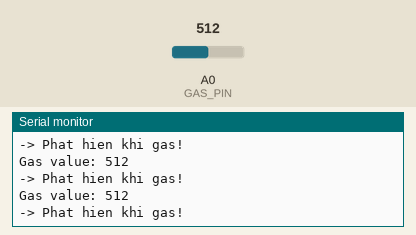
Simulated run of this sketch. Board: Arduino Uno, built with avr-gcc and run on an emulated ATmega328P. Shown: the last lines printed to the serial monitor. The inputs (shaded band) are chosen by the test bench; at power-on: A0 (GAS_PIN) = 512.

Above: at 1.3 s.
1.4 s: A0 (GAS_PIN) set to 390
At 2.2 s:
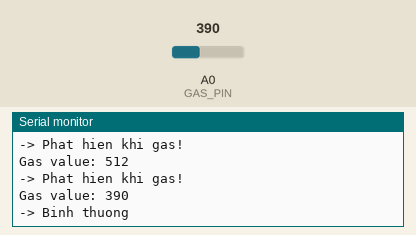
3.8 s: A0 (GAS_PIN) set to 411
At 4.5 s:
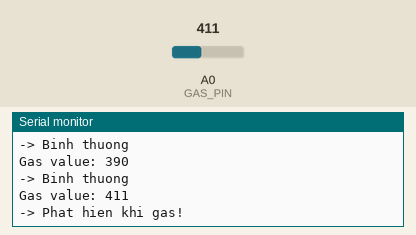
Timing chart, 0 to 6.8 s (numbered marks = the images above; inputs shaded):
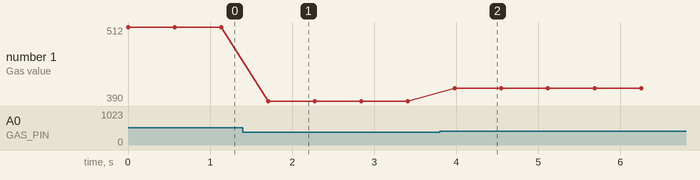

The sketch:

gas.ino
```cpp
#include <IRremote.hpp>

const int IR_SEND_PIN      = 3;
const int FEEDBACK_LED_PIN = 13;
const int GAS_PIN          = A0;  // Cảm biến khí gas MQ-2 hoặc MQ-135

const int MY_ADDRESS = 0x03;
const int CMD_1      = 0x01;  // Phát hiện khí gas
const int CMD_2      = 0x02;  // Không có khí gas

const int GAS_THRESHOLD = 400; // Ngưỡng phát hiện gas (chỉnh theo thực tế)

void setup() {
    Serial.begin(9600);
    IrSender.begin(IR_SEND_PIN, FEEDBACK_LED_PIN);
}

void loop() {
    int gasValue = analogRead(GAS_PIN);
    Serial.print("Gas value: ");
    Serial.println(gasValue);

    if (gasValue > GAS_THRESHOLD) {  // Phát hiện khí gas → gửi CMD_1
        IrSender.sendRC5(MY_ADDRESS, CMD_1, 0, true);
        Serial.println("-> Phat hien khi gas!");
    } else {                          // Bình thường → gửi CMD_2
        IrSender.sendRC5(MY_ADDRESS, CMD_2, 0, true);
        Serial.println("-> Binh thuong");
    }

    delay(500);
}
```

Measured:
- the behaviour switches between 400 and 401 on A0 (GAS_PIN) (found by bisection; images 1 and 2)
- after the input at 1.4 s, the serial monitor: prints a new line after 0.31 s (image 1)
- after the input at 3.8 s, the serial monitor: prints a new line after 0.18 s (image 2)
- plotted number 1: 512 → 390 after the input at 1.4 s, 390 → 411 after the input at 3.8 s
